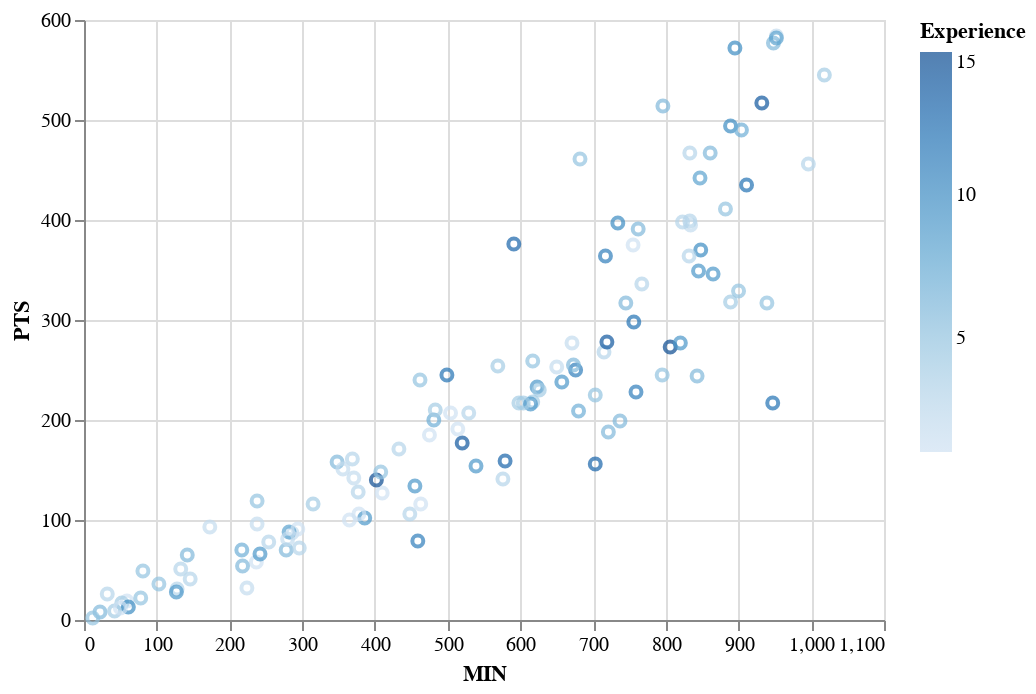

The notebook cell this image was saved under:
### Code cell
alt.Chart(wnba).mark_point().encode(
    x ='MIN:Q',
    y = 'PTS:Q',
    color = 'Experience:Q',
    tooltip = ['Name','PTS','MIN:Q','Experience']
)

### Figure 1 — Vega-Lite specification as saved in the notebook (floating-point values rounded to 4 significant figures; data arrays with more than 128 entries replaced by an {"elided": "..."} marker saying what was removed)
{"$schema": "https://vega.github.io/schema/vega-lite/v2.6.0.json", "config": {"view": {"height": 300, "width": 400}}, "data": {"name": "data-1e24862389a149e5f6343296c302b6d4"}, "datasets": {"data-1e24862389a149e5f6343296c302b6d4": {"elided": "143 records"}}, "encoding": {"color": {"field": "Experience", "type": "quantitative"}, "tooltip": [{"field": "Name", "type": "nominal"}, {"field": "PTS", "type": "quantitative"}, {"field": "MIN", "type": "quantitative"}, {"field": "Experience", "type": "nominal"}], "x": {"field": "MIN", "type": "quantitative"}, "y": {"field": "PTS", "type": "quantitative"}}, "mark": "point"}
